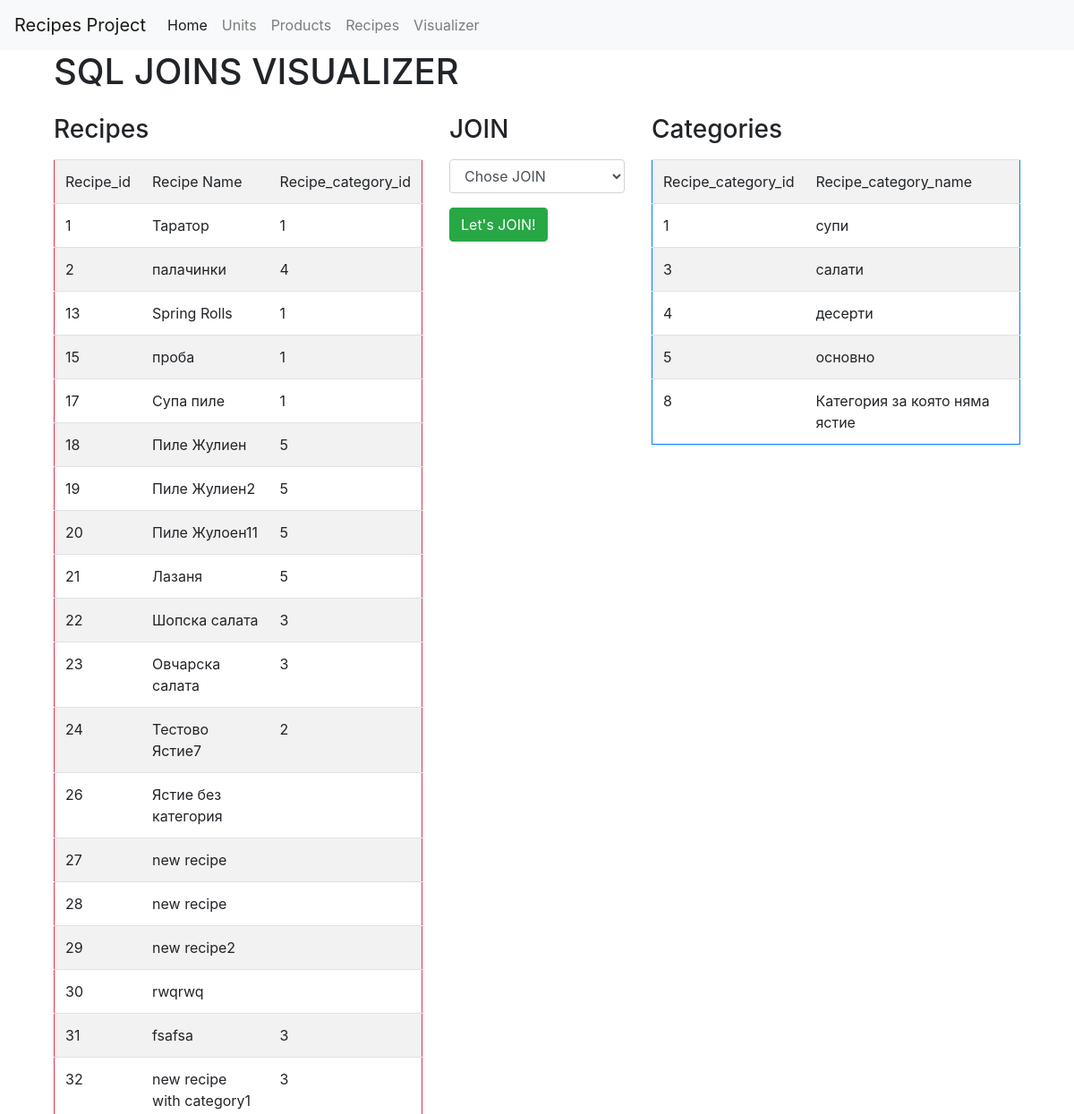
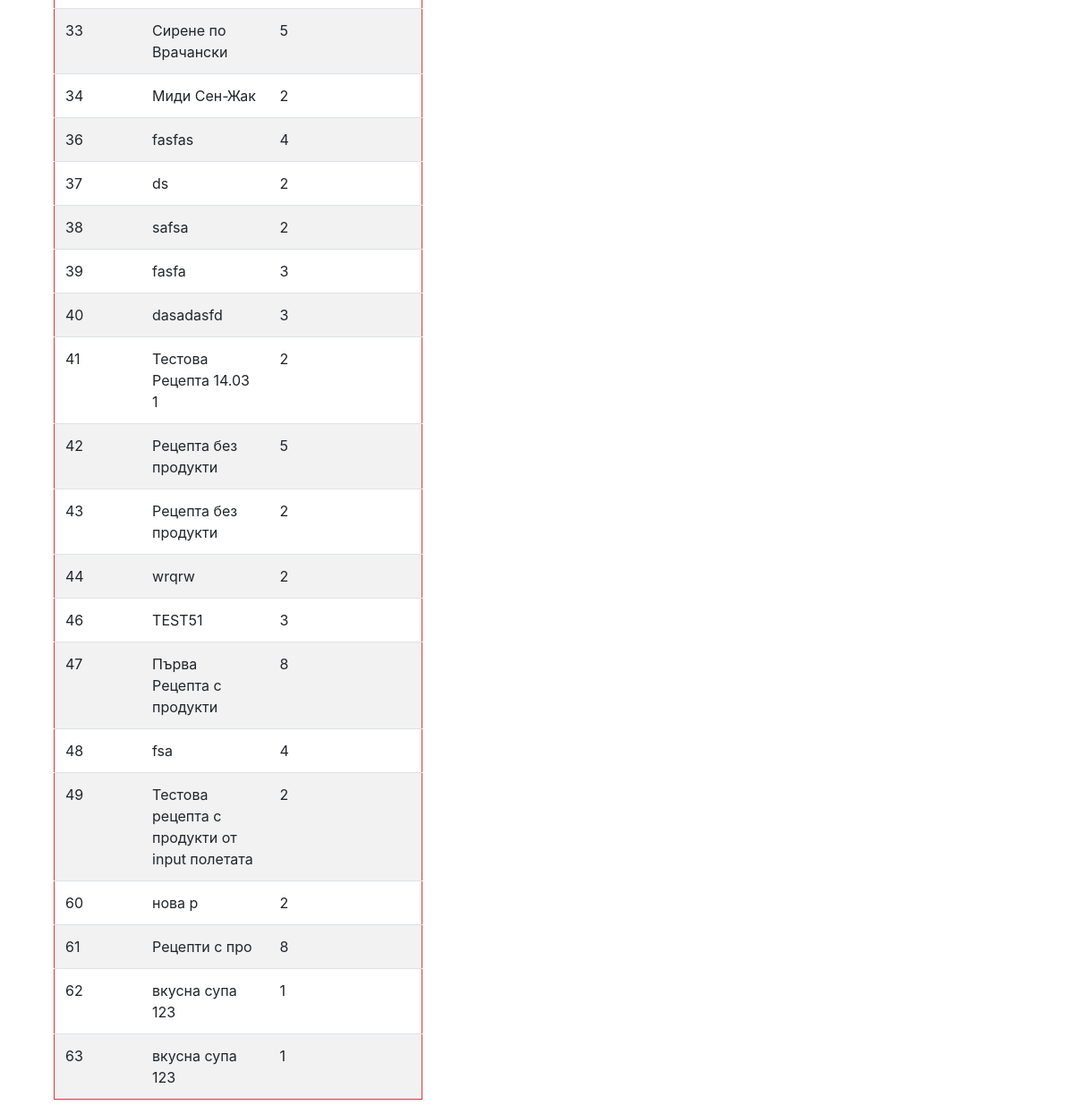
The app's page /crud_project_w_pagination_broken/cruds/visualizer/index.php with its own data (2 pictures, top to bottom).
### tables this page shows
CREATE TABLE `recipes` (
  `recipe_id` int(11) NOT NULL,
  `recipe_name` varchar(250) NOT NULL,
  `prep_description` text NOT NULL,
  `prep_time` int(4) NOT NULL,
  `recipe_category_id` int(11) DEFAULT NULL,
  `date_created` date NOT NULL,
  `date_deleted` datetime DEFAULT NULL
);

CREATE TABLE `recipe_categories` (
  `recipe_category_id` int(11) NOT NULL,
  `recipe_category_name` varchar(100) NOT NULL,
  `date_deleted` date DEFAULT NULL,
  `date_created` date DEFAULT NULL
);

### crud_project_w_pagination_broken/cruds/visualizer/index.php (the view, shortened to what this page needs)
<?php
$get_recipies_query = "SELECT recipe_id,recipe_name,recipe_category_id FROM recipes where date_deleted is null";
$get_categories_query = "SELECT recipe_category_id,recipe_category_name FROM recipe_categories where date_deleted is null";
$get_recipies_result = mysqli_query($connection, $get_recipies_query);
$get_categories_result = mysqli_query($connection, $get_categories_query);
?>
<div class="container">
    <div class="row">
        <div class="col col-sm">
            <h1>SQL JOINS VISUALIZER<span>
        </div>
    </div>
    <div class="row justify-content-md-center">
        <div class="col col-sm">
			<?php
			if (mysqli_num_rows($get_recipies_result) > 0) {
				?>
                <p>
                <h3>Recipes</h3>
                </p>
                <table class="table table-striped border border-danger">
                    <tr>
                        <td>Recipe_id</td>
                        <td>Recipe Name</td>
                        <td>Recipe_category_id</td>
                    </tr>
					<?php
					while ($row = mysqli_fetch_assoc($get_recipies_result)) {
						?>
                        <tr>
                            <td><?= $row['recipe_id'] ?></td>
                            <td><?= $row['recipe_name'] ?></td>
                            <td><?= $row['recipe_category_id'] ?></td>
                        </tr>
						<?php
					}
					?>
                </table>
				<?php
			} else {
				die('Query failed!' . mysqli_error($connection));
			}
			?>
        </div>
        <div class="col-md-auto">
            <p>
            <h3>JOIN</h3>
            </p>
            <form method="post" action="">
                <div class="form-group">
                    <select name="join" id="join" class="form-control">
                        <option selected="true" disabled="disabled">Chose JOIN</option>
                    </select>
                </div>
                <button type="submit" class="btn btn-success">Let's JOIN!</button>
            </form>
        </div>
        <div class="col col-sm">
            <p>
            <h3>Categories</h3>
            </p>
			<?php
			if (mysqli_num_rows($get_categories_result) > 0) {
				?>
                <table class="table table-striped border border-primary">
                    <tr>
                        <td>Recipe_category_id</td>
                        <td>Recipe_category_name</td>
                    </tr>
					<?php
					while ($row = mysqli_fetch_assoc($get_categories_result)) {
						?>
                        <tr>
                            <td><?= $row['recipe_category_id'] ?></td>
                            <td><?= $row['recipe_category_name'] ?></td>
                        </tr>
						<?php
					}
					?>
                </table>
				<?php
			} else {
				die('Query failed!' . mysqli_error($connection));
			}
			?>
        </div>
    </div>
</div>

### records on screen
recipes: recipe_id "1", recipe_name "Таратор", recipe_category "1"
recipes: recipe_id "2", recipe_name "палачинки", recipe_category "4"
recipes: recipe_id "13", recipe_name "Spring Rolls", recipe_category "1"
recipes: recipe_id "15", recipe_name "проба", recipe_category "1"
recipes: recipe_id "17", recipe_name "Супа пиле", recipe_category "1"
recipes: recipe_id "18", recipe_name "Пиле Жулиен", recipe_category "5"
recipes: recipe_id "19", recipe_name "Пиле Жулиен2", recipe_category "5"
recipes: recipe_id "20", recipe_name "Пиле Жулоен11", recipe_category "5"
recipes: recipe_id "21", recipe_name "Лазаня", recipe_category "5"
recipes: recipe_id "22", recipe_name "Шопска салата", recipe_category "3"
recipes: recipe_id "23", recipe_name "Овчарска салата", recipe_category "3"
recipes: recipe_id "24", recipe_name "Тестово Ястие7", recipe_category "2"
recipes: recipe_id "26", recipe_name "Ястие без категория"
recipes: recipe_id "27", recipe_name "new recipe"
recipes: recipe_id "28", recipe_name "new recipe"
recipes: recipe_id "29", recipe_name "new recipe2"
recipes: recipe_id "30", recipe_name "rwqrwq"
recipes: recipe_id "31", recipe_name "fsafsa", recipe_category "3"
recipes: recipe_id "32", recipe_name "new recipe with category1", recipe_category "3"
recipes: recipe_id "33", recipe_name "Сирене по Врачански", recipe_category "5"
recipes: recipe_id "34", recipe_name "Миди Сен-Жак", recipe_category "2"
recipes: recipe_id "36", recipe_name "fasfas", recipe_category "4"
recipes: recipe_id "37", recipe_name "ds", recipe_category "2"
recipes: recipe_id "38", recipe_name "safsa", recipe_category "2"
recipes: recipe_id "39", recipe_name "fasfa", recipe_category "3"
recipes: recipe_id "40", recipe_name "dasadasfd", recipe_category "3"
recipes: recipe_id "41", recipe_name "Тестова Рецепта 14.03 1", recipe_category "2"
recipes: recipe_id "42", recipe_name "Рецепта без продукти", recipe_category "5"
recipes: recipe_id "43", recipe_name "Рецепта без продукти", recipe_category "2"
recipes: recipe_id "44", recipe_name "wrqrw", recipe_category "2"
recipes: recipe_id "46", recipe_name "TEST51", recipe_category "3"
recipes: recipe_id "47", recipe_name "Първа Рецепта с продукти", recipe_category "8"
recipes: recipe_id "48", recipe_name "fsa", recipe_category "4"
recipes: recipe_id "49", recipe_name "Тестова рецепта с продукти от input полетата", recipe_category "2"
recipes: recipe_id "60", recipe_name "нова р", recipe_category "2"
recipes: recipe_id "61", recipe_name "Рецепти с про", recipe_category "8"
recipes: recipe_id "62", recipe_name "вкусна супа 123", recipe_category "1"
recipes: recipe_id "63", recipe_name "вкусна супа 123", recipe_category "1"
recipe_categories: recipe_category_id "1", recipe_category_name "супи"
recipe_categories: recipe_category_id "3", recipe_category_name "салати"
recipe_categories: recipe_category_id "4", recipe_category_name "десерти"
recipe_categories: recipe_category_id "5", recipe_category_name "основно"
recipe_categories: recipe_category_id "8", recipe_category_name "Категория за която няма ястие"
